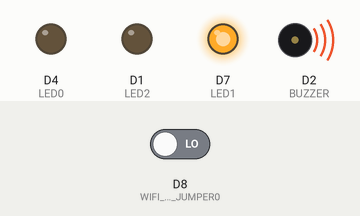
A sketch run on a simulated ESP8266 (NodeMCU). Parts: output pins drawn as LEDs (lit = HIGH), buzzer (waves = sounding, pin HIGH). The test bench sets the inputs (shaded band); at power-on: D8 (WIFI_DISABLE_JUMPER0) LOW. WiFi joins after 1.5 s; servers stay silent unless stated; what the sketch prints to the serial monitor is not drawn.

Above: at 0.12 s.
At 2.37 s:
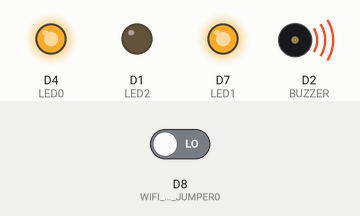
Timing chart, 0 to 3.0 s (numbered marks = the images above):
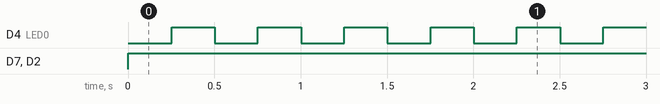

Measured:
- by itself, D4 (LED0): alternates HIGH for 0.25 s and LOW for 0.25 s, 20 changes in all, then stays LOW
- by itself, D7 (LED1), D2 (BUZZER): LOW → HIGH at 0.00 s

The sketch:

TakeOneClient.ino
```cpp
//------------------------------------------------------------------------------------
  #include <Wire.h>
  #include <ESP8266WiFi.h>
//------------------------------------------------------------------------------------
// Defining I/O Pins
//------------------------------------------------------------------------------------
  #define       LED0      2         // WIFI Module LED
  #define       LED1      D7        // Connectivity With Client #1
  #define       TWI_FREQ  400000L   // I2C Frequency Setting To 400KHZ
//------------------------------------------------------------------------------------
// LED Delay Variables
//------------------------------------------------------------------------------------
  int           LEDState          = LOW;
  unsigned long CurrMillis        = 0;
  unsigned long PrevMillis        = 0;
  unsigned long Interval          = 1000;
//------------------------------------------------------------------------------------
// Authentication Variables
//------------------------------------------------------------------------------------
  char*         TKDssid;
  char*         TKDpassword;
  IPAddress     TKDServer(192,168,4,1);
  WiFiClient    TKDClient;
//====================================================================================
  char STATUS_NORMAL[] = "<NORMAL>";
  char STATUS_ALARM[] = "<ALARM>";


//------------------------------------------------------------------------------------
// Hall effect sensor Variables
//------------------------------------------------------------------------------------
  #define       DIGITAL_PIN      D0
  #define       LED2             D1        // Alarm
  #define       BUZZER           D2
  #define       ANALOG_PIN       A0
  #define       WIFI_DISABLE_JUMPER1 D7
  #define       WIFI_DISABLE_JUMPER0 D8
  #define       ANALOG_ALARM     566.9

  int Alarm;
  int TimerPos;
  int DigitalVal;
  int WifiTry;
  float AnalogVal;

  void setup()
  {
    /* ----------------------------------------------------------------------
     * Setting The I2C Pins SDA, SCL
     * Because We Didnt Specify Any Pins The Defult
     * SDA = D4 <GPIO2>, SCL = D5 <GPIO14> For ESP8266 Dev Kit Node MCU v3
     --------------------------------------------------------------------- */
    Wire.begin();                   // Begginning The I2C

    // Setting Up The I2C Of The MPU9250 ------------------------------------
    Wire.setClock(TWI_FREQ);        // Setting The Frequency MPU9250 Require

    // Setting The Serial Port ----------------------------------------------
    Serial.begin(9600);           // Computer Communication

    // Setting The Mode Of Pins ---------------------------------------------
    pinMode(LED0, OUTPUT);          // WIFI OnBoard LED Light
    pinMode(LED1, OUTPUT);          // Indicator For Client #1 Connectivity
    pinMode(LED2, OUTPUT);          // Alarm
    pinMode(WIFI_DISABLE_JUMPER1, OUTPUT);
    pinMode(WIFI_DISABLE_JUMPER0, INPUT);
    pinMode(DIGITAL_PIN, INPUT);
    digitalWrite(LED0, !LOW);       // Turn WiFi LED Off
    digitalWrite(LED2, LOW);       // Turn Alarm Off
    pinMode(BUZZER, OUTPUT);          // Buzzer
    digitalWrite(BUZZER, !LOW);  // Turn Buzzer Off
    digitalWrite(WIFI_DISABLE_JUMPER1, HIGH);  // Turn Buzzer Off

    // Print Message Of I/O Setting Progress --------------------------------
    Serial.println("\nI/O Pins Modes Set .... Done");

    SetupWifiClient();

  }
//====================================================================================
  void SetupWifiClient()
  {
    if (digitalRead(WIFI_DISABLE_JUMPER0) == HIGH) return;

    WiFi.disconnect();
    // Starting To Connect --------------------------------------------------
    WiFi.mode(WIFI_STA);            // To Avoid Broadcasting An SSID
    WiFi.begin("TAKEONE");          // The SSID That We Want To Connect To

    // Printing Message For User That Connetion Is On Process ---------------
    Serial.println("!--- Connecting To " + WiFi.SSID() + " ---!");

    // WiFi Connectivity ----------------------------------------------------
    CheckConnectivity();            // Checking For Connection

    // Stop Blinking To Indicate Connected ----------------------------------
    digitalWrite(LED0, !HIGH);
    Serial.println("!-- Client Device Connected --!");

    // Printing IP Address --------------------------------------------------
    Serial.println("Connected To      : " + String(WiFi.SSID()));
    Serial.println("Signal Strenght   : " + String(WiFi.RSSI()) + " dBm");
    Serial.print  ("Server IP Address : ");
    Serial.println(TKDServer);
    Serial.print  ("Device IP Address : ");
    Serial.println(WiFi.localIP());

    // Conecting The Device As A Client -------------------------------------
    TKDRequest();
  }
//====================================================================================

  void loop()
  {
      // Read the analog interface
      AnalogVal += analogRead(ANALOG_PIN) * 1.0;

      // Read the digital interface
      int digitalVal = digitalRead(DIGITAL_PIN) ;
      if (digitalVal == LOW) // When magnetic field is present, Arduino LED is on
      {
        DigitalVal += 10;
      }

      CheckStatus();
      delay(50);
  }

//====================================================================================

  void CheckStatus() {
    TimerPos++;
    if (TimerPos == 20) {
      if (digitalRead(LED2) == LOW) digitalWrite(LED2, HIGH);       // Turn Alarm ON
      AnalogVal = AnalogVal/TimerPos;
      if (AnalogVal > ANALOG_ALARM) {
        Serial.printf("Analog: %1.3f - Digital: %d - ALARM\n", AnalogVal, DigitalVal); // print analog value
        if (digitalRead(BUZZER) == !HIGH) digitalWrite(BUZZER, !HIGH);  // Turn Buzzer On
        SendStatus(STATUS_ALARM);
      } else {
        Serial.printf("Analog: %1.3f - Digital: %d - NORMAL\n", AnalogVal, DigitalVal); // print analog value
        if (digitalRead(BUZZER) == !LOW) digitalWrite(BUZZER, !LOW);  // Turn Buzzer Off
        SendStatus(STATUS_NORMAL);
        digitalWrite(LED2, LOW);
      }

      DigitalVal = 0;
      AnalogVal = 0;
      TimerPos = 0;
    }
  }

  void SendStatus(char* status)
  {
    if (digitalRead(WIFI_DISABLE_JUMPER0) == HIGH) return;
    if(TKDClient && TKDClient.connected()) {
      TKDClient.println(status);
      TKDClient.flush();
    } else {
      SetupWifiClient();
    }
  }

//====================================================================================

  void CheckConnectivity()
  {
    while(WiFi.status() != WL_CONNECTED)
    {
      for(int i=0; i < 10; i++)
      {
        digitalWrite(LED0, !HIGH);
        delay(250);
        digitalWrite(LED0, !LOW);
        delay(250);
        Serial.print(".");
      }
      Serial.println("");
    }
  }

//====================================================================================

  void TKDRequest()
  {
    // First Make Sure You Got Disconnected
    TKDClient.stop();
    int success = 0;

    // If Sucessfully Connected Send Connection Message
    if(TKDClient.connect(TKDServer, 9001))
    {
      Serial.println ("Sending ACK");
      TKDClient.println    ("<ACK>");
      TKDClient.flush();
      // Wait For Few Seconds
      delay(500);
      if(TKDClient.available())
      {
        // If Any Data Was Available We Read IT
        while(TKDClient.available())
        {
           String line = TKDClient.readStringUntil('\n');
           Serial.println (line);
           if (line.indexOf("<OK>")> -1) {
              digitalWrite(LED1, HIGH);
              success = 1;
           }
        }
      }


      if(!success) {
        Serial.println ("<ACK> could not sent, connection closing");
        TKDClient.stop();
        delay(5000);
        TKDRequest();
      }
    }
  }

//====================================================================================
```
